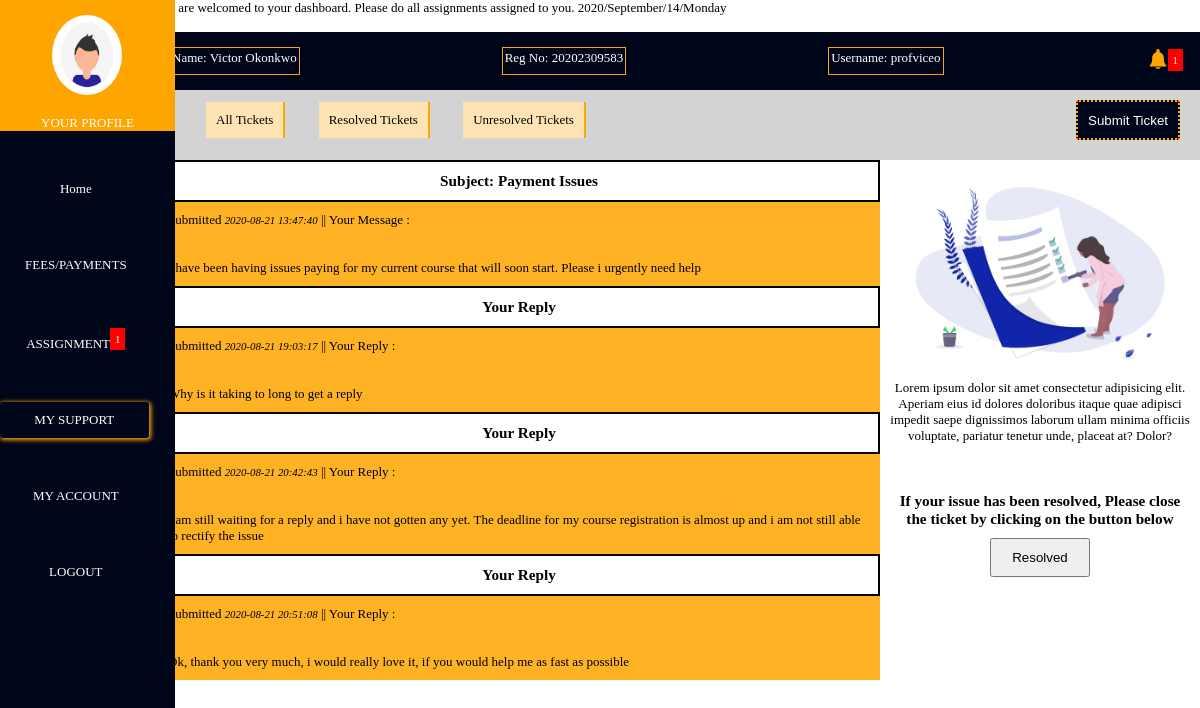
The app's page /ticket.php?Tid=5 (signed in) with its own data.
### tables this page shows
CREATE TABLE `user_profile` (
  `id` int(11) NOT NULL,
  `user_id` int(11) NOT NULL,
  `Profile_img_stat` int(11) NOT NULL,
  `Reg_No` varchar(256) NOT NULL,
  `profilestatus` int(11) NOT NULL
);

CREATE TABLE `tickets` (
  `id` int(11) NOT NULL,
  `User_id` int(11) NOT NULL,
  `Subject` text NOT NULL,
  `Related` tinytext NOT NULL,
  `Urgency` tinytext NOT NULL,
  `Message` text NOT NULL,
  `is_active` tinytext NOT NULL,
  `FileName` varchar(256) NOT NULL,
  `Date` datetime NOT NULL DEFAULT current_timestamp()
);

CREATE TABLE `ticket_replies` (
  `id` int(11) NOT NULL,
  `User_id` int(11) NOT NULL,
  `Ticket_id` int(11) NOT NULL,
  `Message` text NOT NULL,
  `Position` tinytext NOT NULL,
  `Date` datetime NOT NULL DEFAULT current_timestamp(),
  `is_active` int(11) NOT NULL
);

### includes/Autoloader.inc.php (called while the page is built, shortened)
<?php
	function Autoloader($classname){
		$Ext = ".class.php";
		$url = "$_SERVER[HTTP_HOST]$_SERVER[REQUEST_URI]";
		if (preg_match("/includes/", $url)) {
			$path = "../classes/";
		}elseif(!preg_match("/includes/", $url)){
			$path = "classes/";
		}
		$filepath = $path.$classname.$Ext;
	}

### classes/Dbh.class.php (called while the page is built)
<?php
	Class Dbh{
		private $Host = 'localhost';
		private $User = 'root';
		private $Pwd = '';
		private $DbName = 'maraine';
		public function Connect(){
			$dsn = "mysql:host=".$this->Host.";dbname=".$this->DbName;
			$pdo = new PDO($dsn, $this->User , $this->Pwd);
			$pdo->setAttribute(PDO::ATTR_DEFAULT_FETCH_MODE , PDO::FETCH_ASSOC);
			return $pdo;
		}
	}

### classes/User.class.php (called while the page is built, shortened)
<?php
	class User extends Dbh{
		public function GetTicketsId($Tid){
			$sql = "SELECT * FROM tickets WHERE id = ? AND user_id = ?";
			$stmt = $this->Connect()->prepare($sql);
			$stmt->execute([$Tid , $_SESSION['userid']]);
			$tickets = $stmt->fetchAll();
			return $tickets;
		}
	}

### classes/Userview.class.php (called while the page is built, shortened)
<?php
	Class Userview extends User{
		public function GetTicketReply($Tid){
			$sql = "SELECT * FROM ticket_replies WHERE user_id = ?  AND Ticket_id = ?";
			$stmt = $this->Connect()->prepare($sql);
			$stmt->execute([$_SESSION['userid'], $Tid]);
			$tickets = $stmt->fetchAll();
			return $tickets;
		}
	}

### ticket.php (the view, shortened to what this page needs)
<?php
	require_once 'includes/Autoloader.inc.php';
?>
<!DOCTYPE html>
<html>
<head>
	<link rel="stylesheet" type="text/css" href="css/header.css">
    <link rel="stylesheet" type="text/css" href="css/assignments.css">
    <link rel="stylesheet" type="text/css" href="css/ticket.css">
</head><body>
<?php
 require 'template.php';
?>
</div>
	<div class="wrapper">
		<section class="ul_container">
		<ul>
					<a href="Tickets.php"><li>All Tickets</li></a>
					<a href="Tickets.php?true"><li>Resolved Tickets</li></a>
					<a href="Tickets.php?false"><li>Unresolved Tickets</li></a>
			</ul>
			<a href="subticket.php"><button type="submit" name="submit">Submit Ticket</button></a>
        </section>
        <section class="ticket_flow">
            <section class="ticket_flow_right">
                <?php
                    $Tid = $_GET['Tid'];
                    $tickets = new User();
                    $results = $tickets->GetTicketsId($Tid);
                    foreach ($results as $result) {
                    }
                ?>
                <h1>Subject: <?php echo $result['Subject'] ?></h1>
                <p>Submitted <small><i><?php echo $result['Date'] ?></i></small> || Your Message :<br><br><br> <?php echo $result['Message'] ?></p>
                <?php
                    $User = new Userview();
                    $tickets = $User->GetTicketReply($Tid);
                    $countTicket = count($tickets);
                    if($countTicket > 0){
                        foreach ($tickets as $row) {
                            if ($row['Position'] == "student") {
                                echo '<h1>Your Reply</h1>
                                <p>Submitted <small><i>'.$row['Date'].'</i></small> || Your Reply :<br><br><br> '.$row['Message'].' </p>';
                            }
                        }
                    }
                ?>
            </section>
            <section class="ticket_flow_left">
                <img src="img/todo.png" alt="Todo List">
                <p>Lorem ipsum dolor sit amet consectetur adipisicing elit. Aperiam eius id dolores doloribus itaque quae adipisci impedit saepe dignissimos laborum ullam minima officiis voluptate, pariatur tenetur unde, placeat at? Dolor?</p>
                    <Br><br><br>
                <h3>If your issue has been resolved, Please close the ticket by clicking on the button below</h3>
                <form method="POST" action="includes/resolved.inc.php" >
                <button type="submit" name="resolved">Resolved</button>
                </form>
            </section>
        </section>
    </div>

### template.php (shortened to what this page needs)
<body>
	<div class="main">
		<div class="body-1">
			<div class="container">
				<div class="container-1">
					<?php
					require_once 'includes/dbh.inc.php';
					$sql = "SELECT * FROM user_profile WHERE user_id = ?;";
					$stmt = mysqli_stmt_init($conn);
					if (!mysqli_stmt_prepare($stmt,$sql)) {
						'<img src="img/profile.png">Change Profile Image<label></label><br>';
					}else{
						$userid = $_SESSION['userid'];
						mysqli_stmt_bind_param($stmt, "s",$userid);
						mysqli_stmt_execute($stmt);
						$result = mysqli_stmt_get_result($stmt);
						while ($row = mysqli_fetch_assoc($result)) {
							if ($row['Profile_img_stat'] == 0) {
								echo '<div class="container-1"><a href="#"><img src="img/profile.png" class="profile_img"><br><br>YOUR PROFILE</a></div>';
							}else{
								echo '<div class="container-1" ><a href="#"><img src="img/profile'.$_SESSION['userid'].'.jpg?'.mt_rand().'" class="profile_img"><br><br>YOUR PROFILE</a></div>';
							}
						}
					}
				?>
				</div>
	<div class="container-2">
	<ul>
		<?php
		$url = "https://.$_SERVER[HTTP_HOST]$_SERVER[REQUEST_URI]";
		if (preg_match("/index/", $url)) {
			echo '<li class="active"><a href="index.php">Home</a></li>
		<li><a href="#">FEES/PAYMENTS</a></li>
		<li><a href="assignments.php">ASSIGNMENT<sup class="bell">1</sup></a></li>
		<li><a href="tickets.php">MY SUPPORT</a></li>
		<li ><a href="accountdetails.php">MY ACCOUNT</a></li>
		<li><a href="includes/logout.inc.php?logout=valid">LOGOUT</a></li>';
		}elseif (preg_match("/(icket)\.php/", $url) || preg_match("/(ickets)\.php/", $url)) {
			echo '<li><a href="index.php">Home</a></li>
		<li><a href="#">FEES/PAYMENTS</a></li>
		<li><a href="assignments.php">ASSIGNMENT<sup class="bell">1</sup></a></li>
		<li  class="active"><a href="tickets.php">MY SUPPORT</a></li>
		<li ><a href="accountdetails.php">MY ACCOUNT</a></li>
		<li><a href="includes/logout.inc.php?logout=valid">LOGOUT</a></li>';
		}
		?>
	</ul>
    </div>
	</div>
	<div class="body-2">
		<marquee class="header_marquee">You are welcomed to your dashboard. Please do all assignments assigned to you.
			 <?php
			  $currentime = getdate();
			 echo $currentime['year']."/".$currentime['month']."/".$currentime['mday']."/".$currentime['weekday'];
			 ?>
			 </marquee><br>
			 <div class="student_details">
			 	<ul>
			 		<li>Name: <?php
			 		if (!isset($_SESSION['name'])) {
			 		 	echo "";
			 		 } else{
			 		 	echo $_SESSION['name'];
			 		 }
			 		 ?></li>
			 		<li>Reg No: <?php
			 			if (!isset($_SESSION['regno'])) {
			 				echo "";
			 			}else{
			 				echo $_SESSION['regno'];
			 			}
			 		?></li>
			 		<li>Username: <?php
			 			if (!isset($_SESSION['username'])) {
			 				echo "";
			 			}else{
			 				echo $_SESSION['username'];
			 			}
			 		?></li>
			 		<li><sup class="bell">1</sup></li>
			 	</ul>
			 </div>
	</div>
</div>

### css/header.css (style rules this page uses)
* { box-sizing: border-box; padding: 0; margin: 0; }
body { height: 2000px; font-family: cursive; font-weight: lighter; font-size: 13px; }
.main { display:flex; z-index: 100; }
.body-1 { width: 30%; height: 100%; flex: 1; }
.body-2 { padding-left: 10px; flex: 7; position: fixed; width: 88%; background-color: white; left: 12%; }
.container { position: fixed; height: 100%; background-color: #00061a; display: flex; flex-direction: column; z-index: 100; width: 175px; }
.container-1 { display: flex; justify-content: space-around; background-color: #ffa500; text-align: center; }
.container-1 a { text-decoration: none; color: white; }
.profile_img { width: 70px; height: 80px; margin-top: 15px; border-radius: 50% 50% 50% 50%; }
.container-2 { display: flex; text-align: center; }
.container-2 ul { list-style: none; align-items: center; }
.container-2 ul li { padding: 10px; margin-top: 40px; }
.container-2 ul li a { text-decoration: none; color: white; padding: 15px; }
.container-2 ul li:hover,.active { box-shadow: 1px 1px 4px 1px #ffa500; width: 98%; border-radius: 3px; }
.student_details { background-color: #00061a; padding: 15px; }
.student_details ul { list-style: none; display: flex; justify-content: space-between; }
.student_details ul li { border: 1.4px solid #ffa500; padding: 2px; color: white; cursor: pointer; }
.student_details ul li:last-child { border: none; }
.bell { padding:5px; background-color: red; cursor: pointer; }

### css/assignments.css (style rules this page uses)
.wrapper { width: 87%; margin-top: 80px; margin-left: 13%; color: black; }
button { cursor: pointer; }
section.ul_container { display: flex; justify-content: space-between; align-items: center; padding: 20px; background-color: lightgrey; }
section.ul_container ul { list-style: none; }
section.ul_container ul li { display: inline-flex; margin-left: 30px; padding: 10px; border-right: 2px solid #ffa500; background-color: #ffe4b3; cursor: pointer; }
section.ul_container ul a { text-decoration: none; color: black; }
section.ul_container button { height: 40px; padding: 10px; background-color: #00061a; outline: none; border: 2px dotted #ffa500; color: white; }

### css/ticket.css (style rules this page uses)
section.ticket_flow { display: flex; }
section.ticket_flow_right { flex: 3; padding-left: 2px; }
section.ticket_flow_right h1 { border: 2px solid black; padding: 10px; text-align: center; }
section.ticket_flow_right p { background-color: rgba(255, 166, 0, 0.863); padding: 10px; }
section.ticket_flow_left { flex: 1; padding: 10px; text-align: center; }
section.ticket_flow_left img { width: 300px; margin: auto; }
section.ticket_flow_left button { width: 100px; padding: 10px; margin-top: 10px; }

### records on screen
user_profile: Profile_img_stat 0 (drawn)
tickets: Subject "Payment Issues", Date "2020-08-21 13:47:40", Message "I have been having issues paying for my current course that will soon start. Please i urgently need help"
ticket_replies: Date "2020-08-21 19:03:17", Message "Why is it taking to long to get a reply"
ticket_replies: Date "2020-08-21 20:42:43", Message "I am still waiting for a reply and i have not gotten any yet. The deadline for my course registration is almost up and i am not still able to rectify the issue"
ticket_replies: Date "2020-08-21 20:51:08", Message "Ok, thank you very much, i would really love it, if you would help me as fast as possible"

### other values on screen
$currentime['year'] "2020"
$currentime['month'] "September"
$currentime['mday'] "14"
$currentime['weekday'] "Monday"
$_SESSION['name'] "Victor Okonkwo"
$_SESSION['regno'] "20202309583"
$_SESSION['username'] "profviceo"
